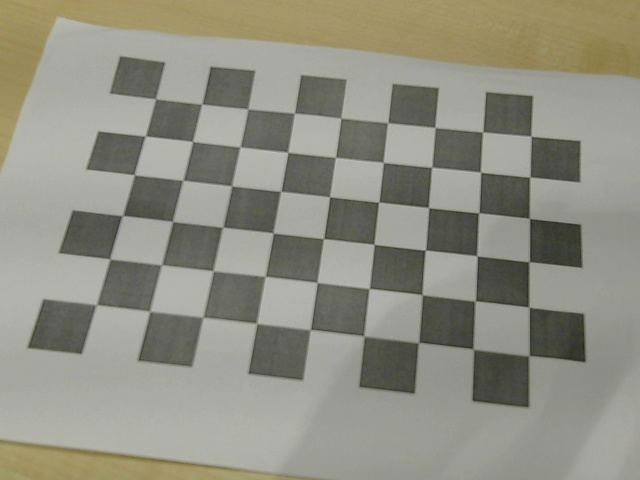
#> input picture frames/frame0.jpg, 640 x 480 px; its folder holds only this picture in this run
$ python calibration_verifier.py
#> lines starting #> are read from the running program, lines starting #| are printed output that depends on the picture
import numpy as np
import cv2
import glob

# Load the stored calibration data
calibration_data = np.load('camera_calibration.npz')
#> (reads camera_calibration.npz from the repository)
mtx = calibration_data['mtx']  # Intrinsic matrix
dist = calibration_data['dist']  # Distortion coefficients
rvecs = calibration_data['rvecs']  # Rotation vectors
tvecs = calibration_data['tvecs']  # Translation vectors

# Load the chessboard images for verification
chessboard_size = (9, 6)  # Same dimensions used in calibration
square_size = 20.0  # Same square size in millimeters
objp = np.zeros((chessboard_size[0] * chessboard_size[1], 3), np.float32)
objp[:, :2] = np.mgrid[0:chessboard_size[0], 0:chessboard_size[1]].T.reshape(-1, 2)
objp *= square_size

images = glob.glob('frames/*.jpg')  # Replace with your image path

# Calculate reprojection error
total_error = 0
objpoints = []  # 3D points in real-world space
imgpoints = []  # 2D points in image plane

# Keep track of the index for rvecs and tvecs
used_images = 0

for fname in images:
    img = cv2.imread(fname)
#> img is the input picture: shape (480, 640, 3); mean B, G, R 130.1, 143.3, 144.1
    gray = cv2.cvtColor(img, cv2.COLOR_BGR2GRAY)
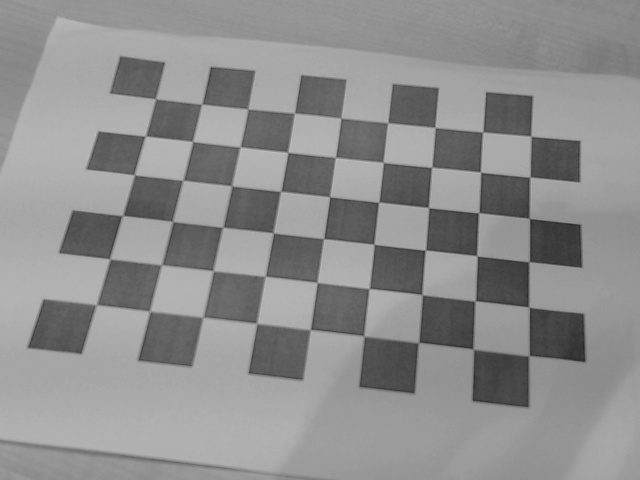
#> gray: shape (480, 640); min 38, max 192, mean 142.1

    # Find chessboard corners
    ret, corners = cv2.findChessboardCorners(gray, chessboard_size, None)
#> ret = True; corners = 54 rows, first 8: [155.5, 98.6], [201.6, 104], [247.9, 108.8], [294.6, 113.5], [340.7, 118.3], [387.9, 123], [435.1, 127.2], [482.9, 132.3]

    if ret:
        objpoints.append(objp)
        corners2 = cv2.cornerSubPix(
            gray, corners, (11, 11), (-1, -1), (cv2.TERM_CRITERIA_EPS + cv2.TERM_CRITERIA_MAX_ITER, 30, 0.001)
        )
#> corners2 = 54 rows, first 8: [155.5, 98.71], [201.7, 104.2], [247.8, 108.9], [294.4, 113.1], [340.9, 118.1], [387.7, 122.7], [435, 127.5], [482.7, 131.9]
        imgpoints.append(corners2)

        # Project the object points back to image points using the calibration parameters
        imgpoints2, _ = cv2.projectPoints(objp, rvecs[used_images], tvecs[used_images], mtx, dist)
        error = cv2.norm(corners2, imgpoints2, cv2.NORM_L2) / len(imgpoints2)
#> error = 17.32
        total_error += error
#> total_error = 17.32

        used_images += 1  # Increment the index for rvecs and tvecs

# Print mean reprojection error
if used_images > 0:
    mean_error = total_error / used_images
#> mean_error = 17.32
    print(f"Mean reprojection error: {mean_error:.4f} pixels")
#| Mean reprojection error: 17.3169 pixels
else:
    print("No images were used for reprojection error calculation.")

# Perform undistortion on a sample image
sample_image = cv2.imread(images[0])
h, w = sample_image.shape[:2]
#> h = 480; w = 640
newcameramtx, roi = cv2.getOptimalNewCameraMatrix(mtx, dist, (w, h), 1, (w, h))
#> roi = (6, 6, 624, 463)

# Undistort the image
undistorted_img = cv2.undistort(sample_image, mtx, dist, None, newcameramtx)
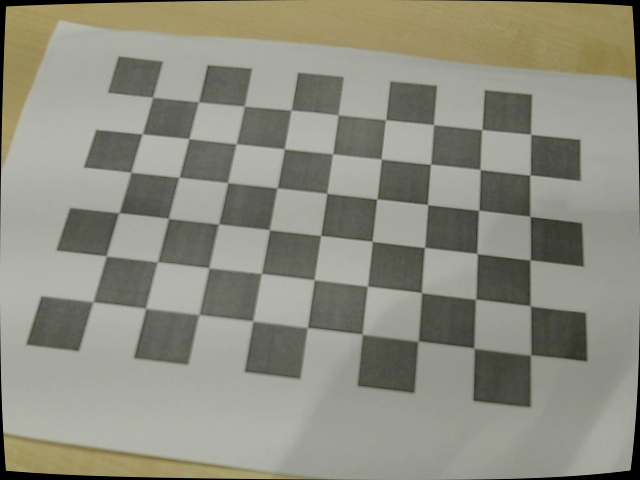
#> undistorted_img: shape (480, 640, 3); mean B, G, R 128, 140.7, 141.4

# Crop the image
x, y, w, h = roi
#> x = 6; y = 6; w = 624; h = 463
undistorted_img = undistorted_img[y:y+h, x:x+w]
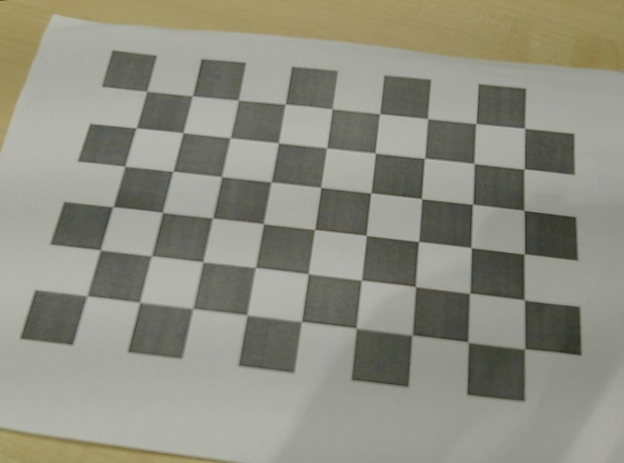
#> undistorted_img: shape (463, 624, 3); mean B, G, R 130.1, 142.6, 143.1

# Show and save the undistorted image
cv2.imshow('Original Image', sample_image)
cv2.imshow('Undistorted Image', undistorted_img)
cv2.imwrite('undistorted_image.jpg', undistorted_img)
cv2.waitKey(0)
cv2.destroyAllWindows()
